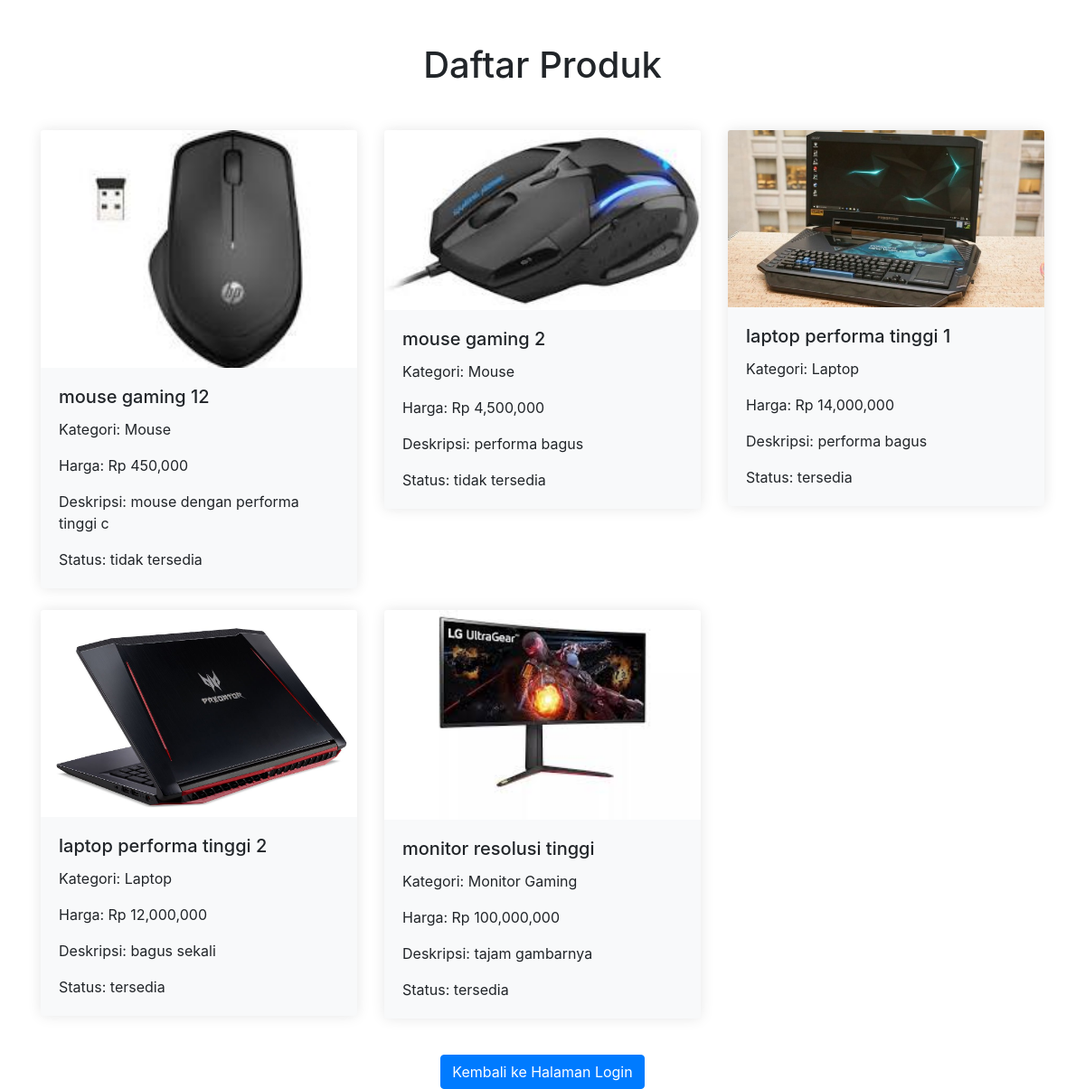
The app's page /beranda-user.php with its own data.
### tables this page shows
CREATE TABLE `tb_product` (
  `product_id` int(11) NOT NULL,
  `category_id` int(11) NOT NULL,
  `product_name` varchar(100) NOT NULL,
  `product_price` int(11) NOT NULL,
  `product_description` text NOT NULL,
  `product_image` varchar(100) NOT NULL,
  `product_status` tinyint(1) NOT NULL,
  `date_created` timestamp NULL DEFAULT current_timestamp()
);

CREATE TABLE `tb_category` (
  `category_id` int(11) NOT NULL,
  `category_name` varchar(25) NOT NULL
);

### beranda-user.php (the view, shortened to what this page needs)
<?php
include 'db.php';
?>
<!DOCTYPE html>
<html lang="en">
<head>
    <link rel="stylesheet" href="https://stackpath.bootstrapcdn.com/bootstrap/4.5.2/css/bootstrap.min.css">
</head>
<body>
<div class="container mt-5">
    <h1 class="text-center mb-5">Daftar Produk</h1>
    <div class="row">
        <?php
        $query = "SELECT tb_product.*, tb_category.category_name FROM tb_product
                  LEFT JOIN tb_category ON tb_product.category_id = tb_category.category_id";
        $result = mysqli_query($con, $query);
        if(mysqli_num_rows($result) > 0) {
            while($row = mysqli_fetch_assoc($result)) {
                ?>
                <div class="col-md-4 mb-4">
                    <div class="card product-card">
                        <img src="produk/<?php echo $row['product_image']; ?>" alt="Gambar Produk" class="card-img-top img-fluid">
                        <div class="card-body">
                            <h5 class="card-title"><?php echo $row['product_name']; ?></h5>
                            <p class="card-text">Kategori: <?php echo $row['category_name']; ?></p>
                            <p class="card-text">Harga: Rp <?php echo number_format($row['product_price']); ?></p>
                            <p class="card-text">Deskripsi: <?php echo $row['product_description']; ?></p>
                            <p class="card-text">Status: <?php echo ($row['product_status'] == 0 ? 'tidak tersedia' : 'tersedia'); ?></p>
                        </div>
                    </div>
                </div>
                <?php
            }
        } else {
            echo '<div class="col"><p class="text-center">Tidak ada data produk.</p></div>';
        }
        ?>
    </div>
</div>
<div class="container text-center mt-3">
    <a href="login.php" class="btn btn-primary">Kembali ke Halaman Login</a>
</div>
</body>
</html>

### beranda-user.php (style rules this page uses)
.product-card { border: none; background-color: #f8f9fa; box-shadow: 0px 0px 15px 0px rgba(0,0,0,0.1); transition: box-shadow 0.3s ease; }

### records on screen
tb_product: product_image (picture), product_name "mouse gaming 12", category.category_name "Mouse", product_price "450,000", product_description "mouse dengan performa tinggi c", product_status "tidak tersedia"
tb_product: product_image (picture), product_name "mouse gaming 2", category.category_name "Mouse", product_price "4,500,000", product_description "performa bagus", product_status "tidak tersedia"
tb_product: product_image (picture), product_name "laptop performa tinggi 1", category.category_name "Laptop", product_price "14,000,000", product_description "performa bagus", product_status "tersedia"
tb_product: product_image (picture), product_name "laptop performa tinggi 2", category.category_name "Laptop", product_price "12,000,000", product_description "bagus sekali", product_status "tersedia"
tb_product: product_image (picture), product_name "monitor resolusi tinggi", category.category_name "Monitor Gaming", product_price "100,000,000", product_description "tajam gambarnya", product_status "tersedia"
